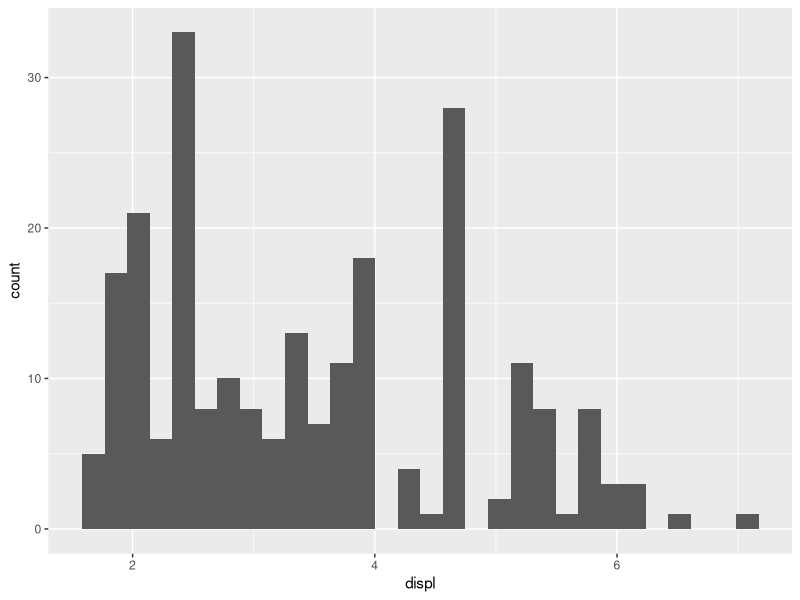
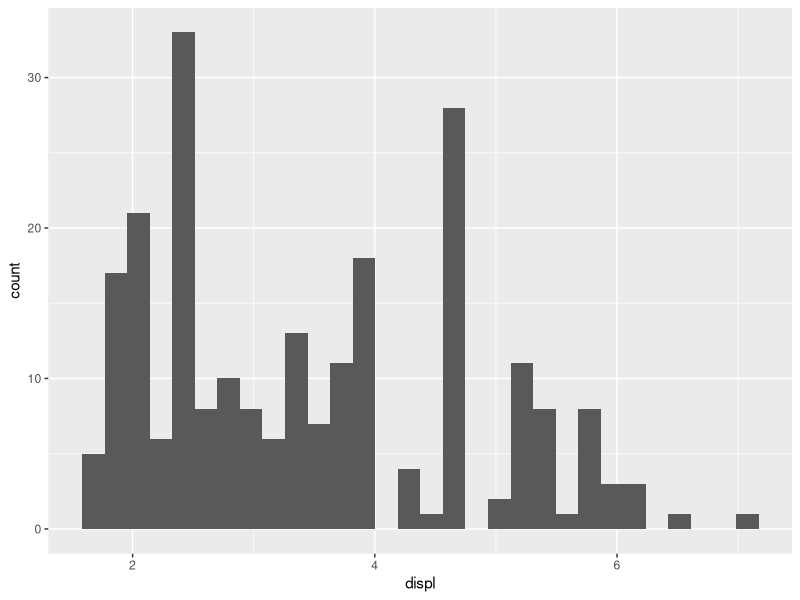
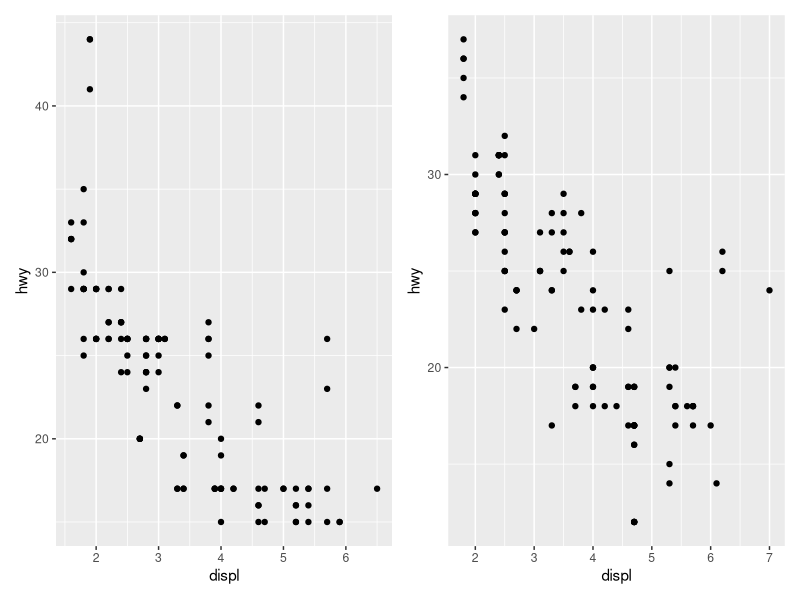
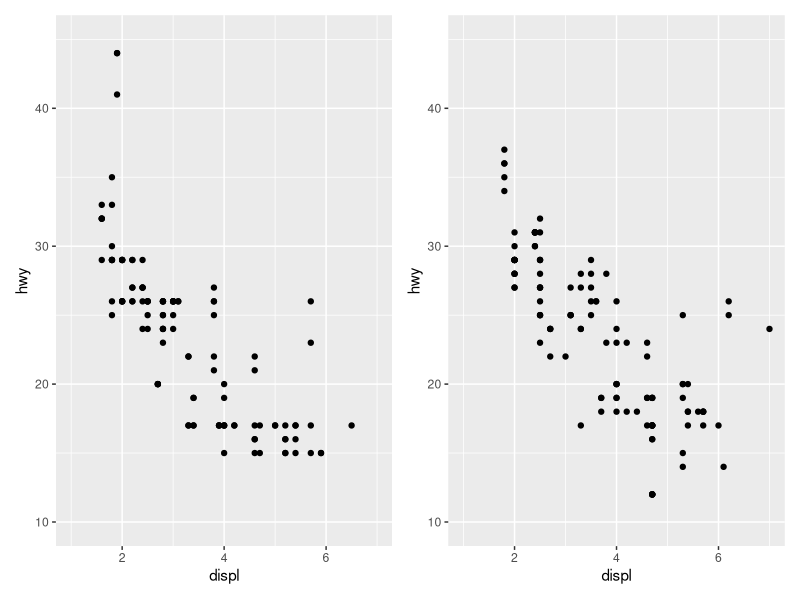
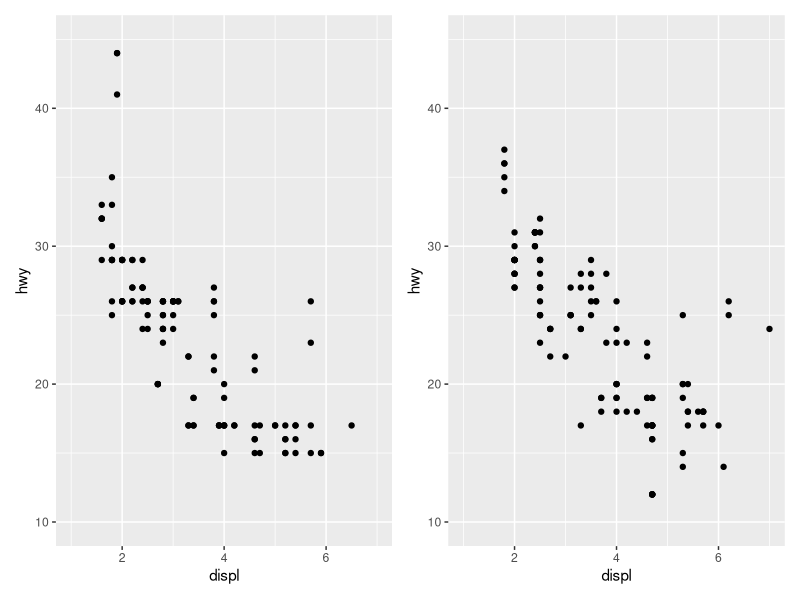
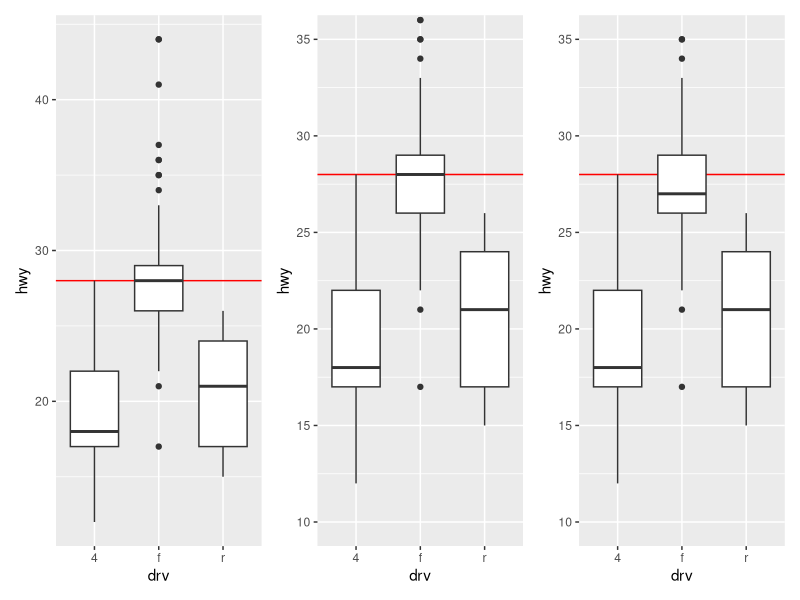
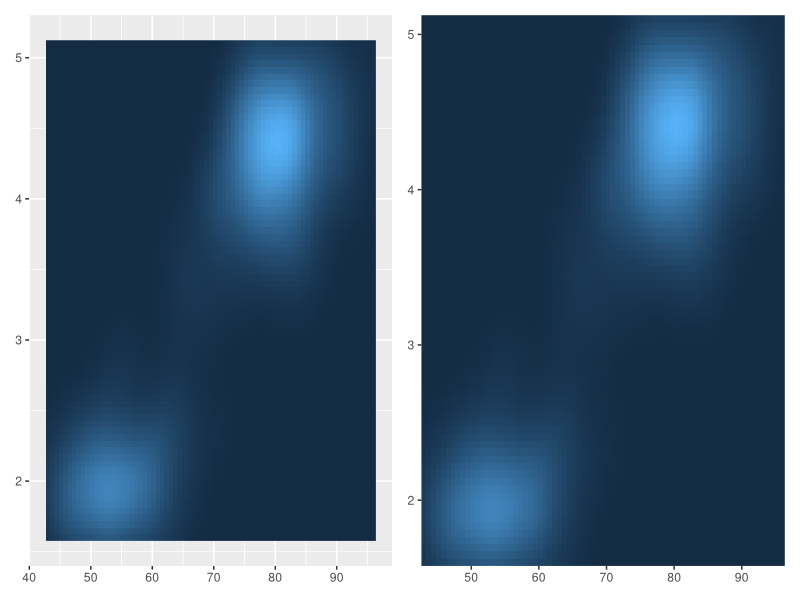
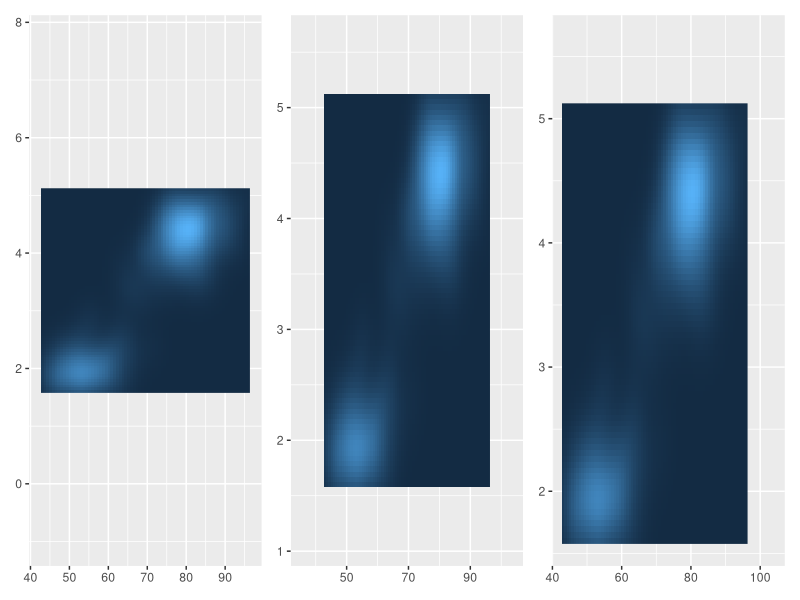

Write R code to recreate these figures, in order.
## ---- chunk 1
#| echo: false
library(tidyverse)
library(patchwork)
## ---- chunk 2
ggplot(mpg, aes(x = displ)) + geom_histogram()
ggplot(mpg, aes(x = displ, y = after_stat(count))) + geom_histogram()

## ---- chunk 3
mpg_99 <- mpg %>% filter(year == 1999)
mpg_08 <- mpg %>% filter(year == 2008)

base_99 <- ggplot(mpg_99, aes(displ, hwy)) + geom_point() 
base_08 <- ggplot(mpg_08, aes(displ, hwy)) + geom_point() 

base_99 | base_08
## ---- chunk 4
base_99 +
  scale_x_continuous(limits=c(1,7))+
  scale_y_continuous(limits=c(10,45)) |
  base_08 +
  scale_x_continuous(limits=c(1,7))+
  scale_y_continuous(limits=c(10,45))
## ---- chunk 5
base_99 + lims(x=c(1,7),y=c(10,45)) |
  base_08 + lims(x=c(1,7),y=c(10,45))
## ---- chunk 6
base <- ggplot(mpg,aes(drv,hwy))+
  geom_hline(yintercept = 28,color='red')+
  geom_boxplot()

base | base+coord_cartesian(ylim=c(10,35)) | base+ylim(10,35) # Distorts boxplot by converting numbers outside range to NA
## ---- chunk 7
base <- ggplot(faithfuld,aes(waiting,eruptions))+
  geom_raster(aes(fill=density))+
  theme(legend.position='none')+
  labs(x=NULL,y=NULL)

base | base +
  scale_x_continuous(expand=expansion(0))+ # multiplied by 0 removes the expand
  scale_y_continuous(expand=expansion(0))
## ---- chunk 8
# Additive
p1 <- base +
  scale_x_continuous(expand = expansion(add=3))+ # 3 units of this axis
  scale_y_continuous(expand = expansion(add=3))
# Multiplicative 
p2 <- base +
  scale_x_continuous(expand = expansion(mult = 0.2))+ # 20 % of axis range
  scale_y_continuous(expand = expansion(mult = 0.2))
# Multiplicative (5% lower end of each axes 20% upper end)
p3 <- base +
  scale_x_continuous(expand = expansion(mult = c(0.05,0.2)))+
  scale_y_continuous(expand = c(0.05, 0, 0.2, 0)) # Set directly 
p1 | p2 | p3

## ---- chunk 9
toy <- tibble(
  const = 1,
  up = 1:4,
  txt = letters[1:4],
  big = (1:4)*1000,
  log = c(2,4,10,2000)
)
toy 
## ---- chunk 10
base <- ggplot(toy, aes(big,const))+
  geom_point() +
  labs(x=NULL,y=NULL)+
  scale_y_continuous(breaks=NULL)

base | base + scale_x_continuous(breaks = c(1000,2000,4000)) | base + scale_x_continuous(breaks = c(1000,1500,2000,4000))
  
## ---- chunk 11
base | base+scale_x_continuous(breaks=scales::breaks_extended()) | base+scale_x_continuous(breaks=scales::breaks_extended(n=2))
## ---- chunk 12
base +
  scale_x_continuous(breaks=scales::breaks_width(800)) |
  base + scale_x_continuous(breaks=scales::breaks_width(800,offset=200)) | # Shift all breaks 200 (left?)
  base + scale_x_continuous(breaks=scales::breaks_width(800,offset=-200)) # Shifts all breaks 200 (right?)
## ---- chunk 13
mb <- unique(as.numeric(1:10 %o% 10^(0:3))) # %o% generates a multiplication table
mb
## ---- chunk 14
base <- ggplot(toy,aes(log,const)) +
  geom_point() +
  labs(x=NULL,y=NULL) +
  scale_y_continuous(breaks = NULL)

base + scale_x_log10() | base + scale_x_log10(minor_breaks = mb) # Second one helps to show logarithmic x-axis
## ---- chunk 15
base <- ggplot(toy,aes(big,const))+
  geom_point()+
  labs(x=NULL,y=NULL)+
  scale_y_continuous(breaks=NULL)

base | base+scale_x_continuous(breaks=c(2000,4000),labels=c('2k','4k'))
## ---- chunk 16
base <- ggplot(toy, aes(big, const)) + 
  geom_point() + 
  labs(x = NULL, y = NULL) +
  scale_x_continuous(breaks = NULL)

base |
base + scale_y_continuous(labels = scales::label_percent()) |
base + scale_y_continuous(
  labels = scales::label_dollar(prefix = "", suffix = "€")
)
## ---- chunk 17
base + scale_y_continuous(breaks= NULL) | base + scale_y_continuous(labels=NULL)
## ---- chunk 18
ggplot(mpg, aes(displ, hwy)) +
  geom_point() + 
  scale_x_continuous("Displacement", labels = scales::unit_format(suffix = "L")) + 
  scale_y_continuous(quote(paste("Highway ", (frac(miles, gallon)))))  
## ---- chunk 19
ggplot(mpg, aes(displ,hwy)) +
  geom_point() +
  scale_x_continuous('Displacement',labels=scales::unit_format(suffix = 'L'))+
  scale_y_continuous(quote(paste('Highway ',bgroup('(',frac(miles,gallon),')'))))

## ---- chunk 20
base <- ggplot(mpg,aes(displ, hwy)) + geom_point()

base | base+scale_x_reverse() | base+scale_y_reverse()

## ---- chunk 21
# Converting fuel economy to fuel consumption
ggplot(mpg,aes(displ,hwy)) +
  geom_point() +
  scale_y_continuous(trans = 'reciprocal') # gallons per mile now

# Log transform x and y axes
ggplot(diamonds, aes(price,carat)) +
  geom_bin2d() +
  scale_x_continuous(trans = 'log10') +
  scale_y_continuous(trans = 'log10')

## ---- chunk 22
#| fig-show: hide
#| layout-ncol: 2
#| fig-width: 4
ggplot(mpg,aes(displ,hwy))+
  geom_point() +
  scale_y_continuous(trans='reciprocal')

ggplot(mpg,aes(displ,hwy)) +
  geom_point() +
  scale_y_continuous(scales::reciprocal_trans())
## ---- chunk 23
#| fig-show: hide
#| layout-ncol: 2
#| fig-width: 4
ggplot(diamonds,aes(price,carat))+
  geom_bin2d() +
  scale_x_continuous(trans = 'log10') +
  scale_y_continuous(trans = 'log10')

ggplot(diamonds, aes(price,carat)) +
  geom_bin2d() +
  scale_x_log10() +
  scale_y_log10()
## ---- chunk 24
#| fig-show: hide
#| layout-ncol: 2
#| fig-width: 4
ggplot(mpg,aes(log10(displ),hwy)) +
  geom_point()

ggplot(mpg,aes(displ,hwy)) +
  geom_point() +
  scale_x_log10()
## ---- chunk 25
#| layout-ncol: 2
date_base <- ggplot(economics, aes(date,psavert)) +
  geom_line(na.rm = TRUE) +
  labs(x=NULL,y=NULL)

date_base 
date_base + scale_x_date(date_breaks = '15 years')
## ---- chunk 26
the_year <- as.Date(c('2021-01-01','2021-12-31'))
set_breaks <- scales::breaks_width('1 month')
set_breaks(the_year) # Create breaks one month apart in the range. 
## ---- chunk 27
set_breaks <- scales::breaks_width('1 month',offset = 8)
set_breaks(the_year)
## ---- chunk 28
#| layout-ncol: 2
df <- tibble(y = as_date(c('2022-01-01','2022-04-01')))
base  <- ggplot(df, aes(y=y)) +
  labs(y = NULL) +
  theme_minimal() +
  theme(
    panel.grid.major = element_line(color='black'),
    panel.grid.minor = element_line(color = 'grey50')
  )

base + scale_y_date(date_breaks = '1 month')
base + scale_y_date(date_breaks = '1 month', date_minor_breaks = '1 week')
## ---- chunk 29
#| layout-ncol: 2
base <- ggplot(economics, aes(date,psavert)) +
  geom_line(na.rm = TRUE) +
  labs(x = NULL, y = NULL)

base + scale_x_date(date_breaks = '5 years')
base + scale_x_date(date_breaks = '5 years', date_labels = '%y')
## ---- chunk 30
#| layout-ncol: 3
lim <- as_date(c('2004-01-01','2005-01-01'))

base + scale_x_date(limits = lim, date_labels = '%b %y')
base + scale_x_date(limits = lim, date_labels = '%B\n%Y') # \n for line breaks
base + scale_x_date(limits = lim, labels = scales::label_date_short()) # Nice way to get Shorter named months
## ---- chunk 31
#| layout-ncol: 2
ggplot(mpg, aes(x=hwy,y=class)) +
  geom_point()+
  annotate('text',x=5,y=1:7,label=1:7)

ggplot(mpg,aes(x=hwy,y=class)) +
  geom_point() +
  scale_x_continuous() +
  scale_y_discrete() +
  annotate('text',x=5,y=1:7,label=1:7)
## ---- chunk 32
ggplot(mpg,aes(x=hwy,y=class))+
  geom_jitter(width = 0, height = 0.25) + # Only vary on the categorical dimension
annotate('text',x=5,y=1:7,label=1:7)
## ---- chunk 33
#| layout-ncol: 3
base <- ggplot(toy, aes(const,txt))+
  geom_label(aes(label=txt)) +
  scale_x_continuous(breaks = NULL) +
  labs(x=NULL,y=NULL)

base
base + scale_y_discrete(limits =c('a','b','c','d','e')) # Note that e doesn't exist in the data but we made an entry for it on the y axis
base + scale_y_discrete(limits = c('a','d','c','b')) # The order is changed but reflected in the axis
## ---- chunk 34
#| layout-ncol: 2
base + scale_y_discrete(breaks = c('b','c')) # Only show two breaks
base + scale_y_discrete(labels = c(c='carrot',b='banana')) # Can change the label for specific values
## ---- chunk 35
base <- ggplot(mpg,aes(manufacturer,hwy))+
  geom_boxplot()
base
